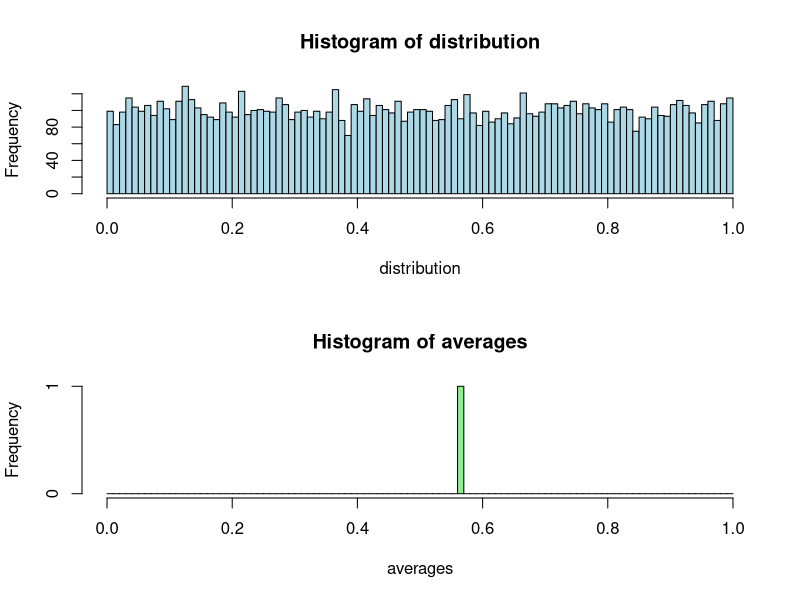
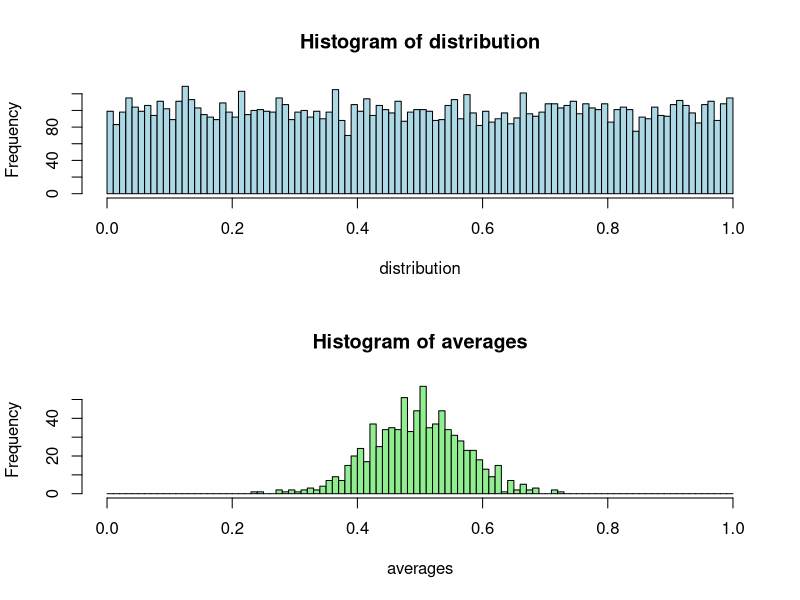
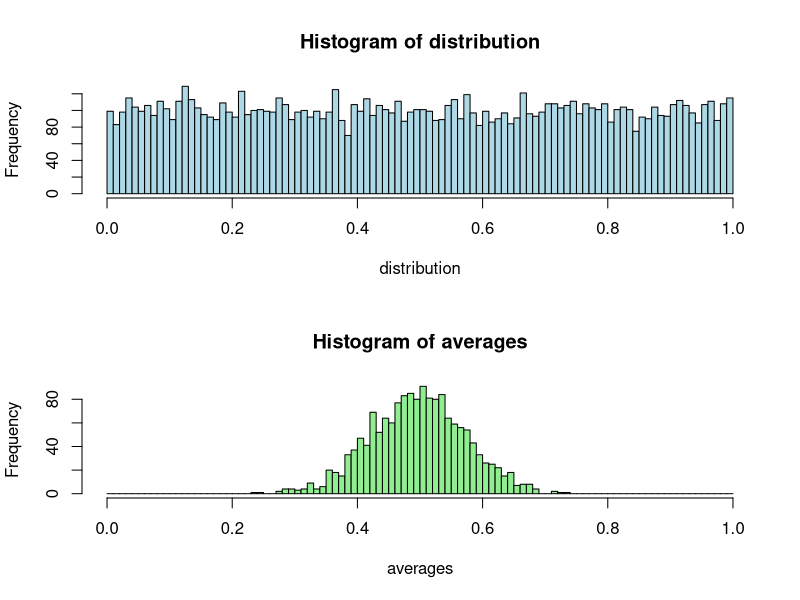
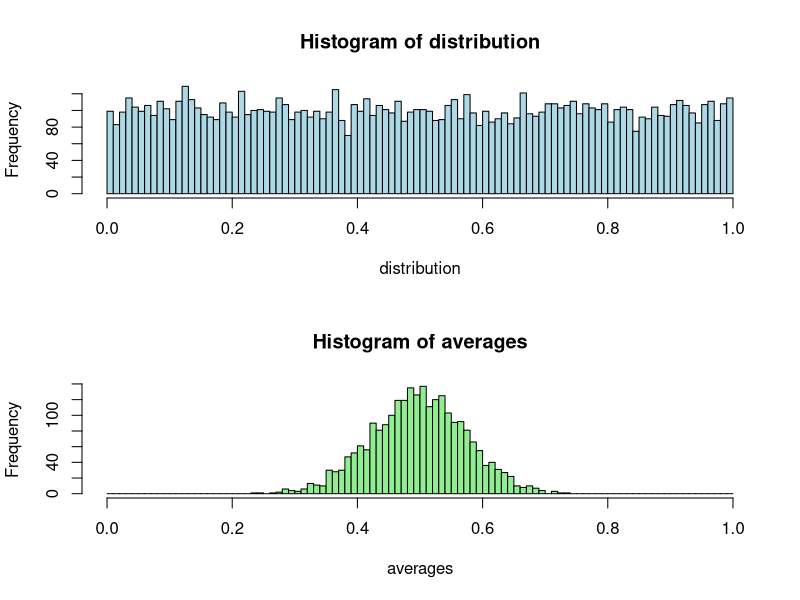
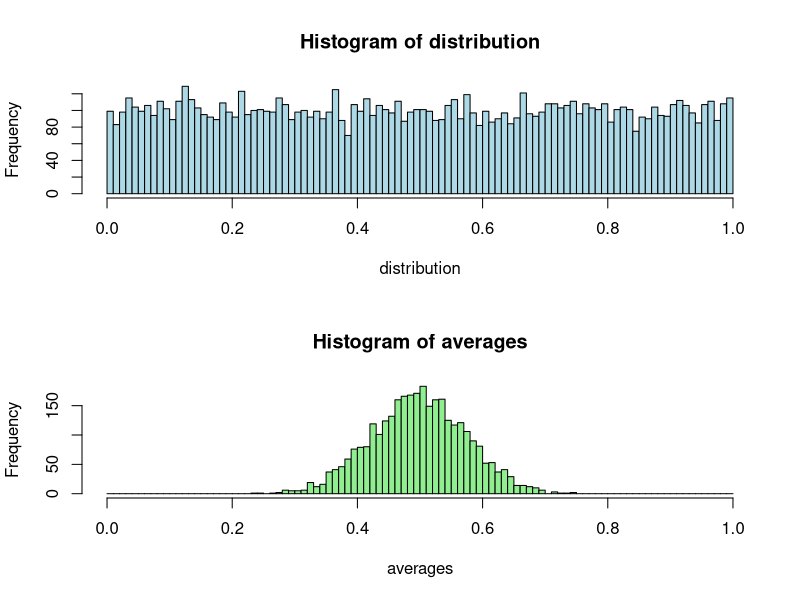
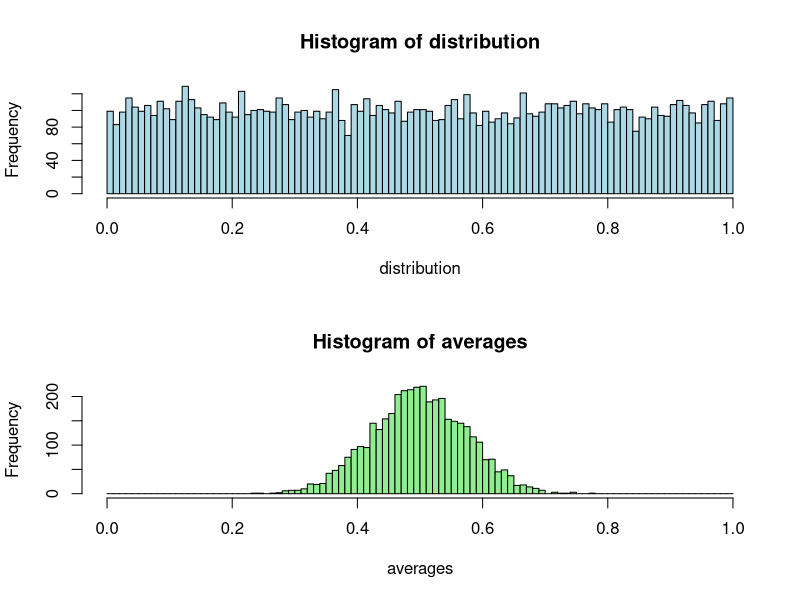
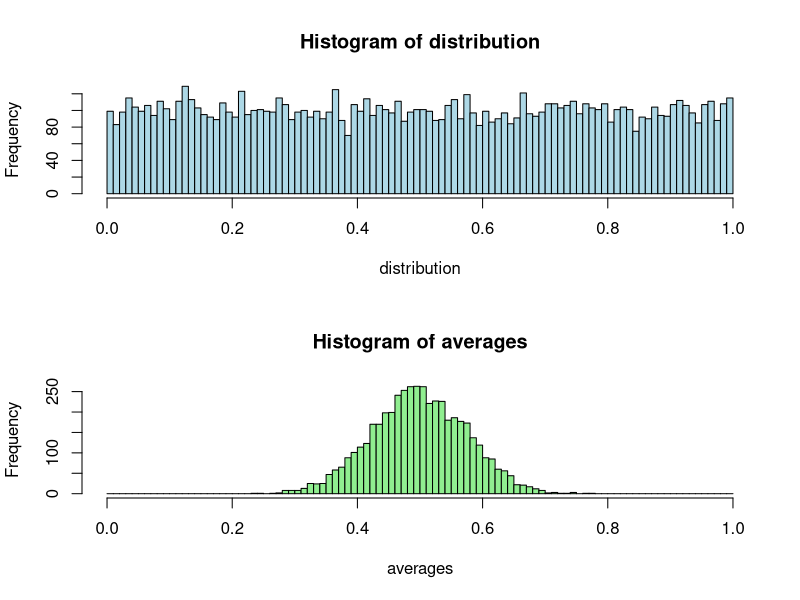
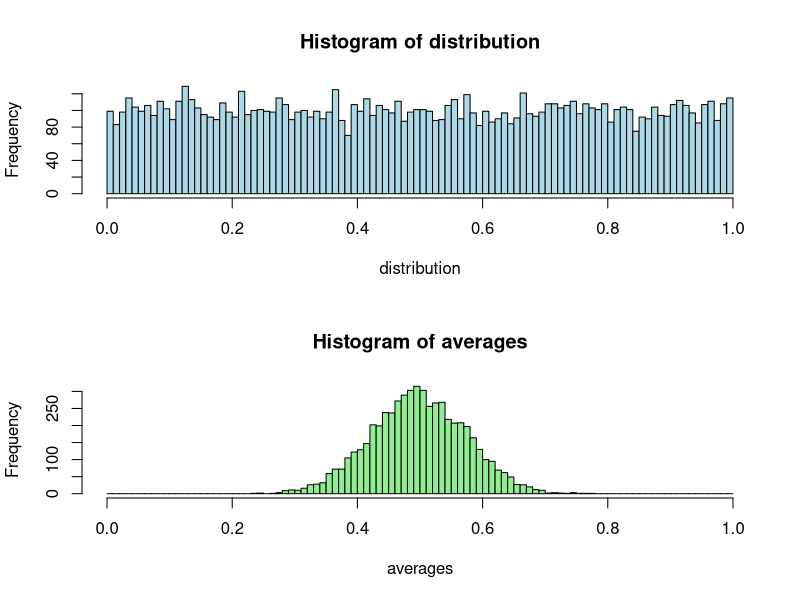

Here is the R script that generated these plots, in order:
# Paweł Konopka
# Symulacja - Centralne twierdzenie graniczne


# STAŁE SYMULACJI
# ---------------

# DISTRIBUTION_TYPE określa z jakiego rozkładu pochodzą nasze zmienne losowe.
# Aby skorzystać z rozkładu najłatwiej jest odkomentowywać daną linię.

DISTRIBUTION_TYPE = "uniform"       # Rozkład jednostajny ciągły
# DISTRIBUTION_TYPE = "triangle"      # Rozkład z funkcji gęstości y=ax
# DISTRIBUTION_TYPE = "triangles"     # Rozkład w kształcie trzech trójkątów
# DISTRIBUTION_TYPE = "pareto"        # 20% wartości otrzymamy na 80% 
# DISTRIBUTION_TYPE = "double-normal" # Połączenie dwóch rozkładów normalnych
# DISTRIBUTION_TYPE = "towers"        # Kilka rozkładów jednostajnych
# DISTRIBUTION_TYPE = "interference"  # Obraz interferencyjny fali światła :O


MIN_VAL = 0              # Wartości minimalne i maksymalne zmiennej losowej
MAX_VAL = 1
NUMBER_OF_DATA = 10*1000 # Liczba zmiennych pochodząca z rozkładu
ELEMENTS_IN_SAMPLE = 15  # Liczność każdej próbki, z której liczymy średnią

ITERATIONS = 8000   # Liczba iteracji - im więcej tym lepiej i dłużej
# ITERATIONS = Inf  # Ustawiając tę stałą na Inf możemy oglądać na żywo

FPS = 4  # Maksymalna liczba klatek na sekundę (tylko dla ITERATIONS = Inf)  
NUMBER_OF_BARS = 100 # Liczba słupków w wykresach
VERTICAL = TRUE # Stała boolowska określająca czy chcemy pionowy/poziomy ekran


# FUNKCJE I PROCEDURY
# -------------------

# Funkcja zwraca współrzędną punktu określonego jako część 
# dystansu pomiędzy MIN_VAL, a MAX_VAL 
percToVal = function(fraction) {
  return (MIN_VAL + fraction * (MAX_VAL - MIN_VAL))
}

# Funkcja zwraca słupki do wykresów
getLinearBreakpoints = function(barNumber, minVal, maxVal) {
  result = numeric()
  for (i in 0:barNumber)
    result = append(
      result,
      minVal + i * (maxVal - minVal) / barNumber
    )
  return (result)
}

# Funkcja tworzy rozkład "triangle"
getTriangleDistribution = function(n, minVal, maxVal) {
  result = numeric()
  for (i in 1:n) {
    point = runif(2, minVal, maxVal)
    result = append(result, max(point))
  }
  return (result)
}

# Procedura rysująca histogramy
drawHistograms = function(distribution, sample, averages, breakpoints, 
                          drawSample=TRUE) {
  hist(distribution, breakpoints, col="lightblue")
  if (drawSample)
    hist(sample, breakpoints)
  hist(averages, breakpoints, col="lightgreen")
}


# PROCEDURA MAIN
# --------------

main = function() {
  # Tworzenie wybranej dystrybucji
  distribution = switch(DISTRIBUTION_TYPE,
                        
    "uniform" = runif(NUMBER_OF_DATA, MIN_VAL, MAX_VAL),
    
    "triangle" = getTriangleDistribution(NUMBER_OF_DATA, MIN_VAL, MAX_VAL),
    
    "triangles" = c(
      getTriangleDistribution(
        NUMBER_OF_DATA * 0.3, MIN_VAL, percToVal(0.1)),
      getTriangleDistribution(
        NUMBER_OF_DATA * 0.6, percToVal(0.1), percToVal(0.7)),
      getTriangleDistribution(
        NUMBER_OF_DATA * 0.1, percToVal(0.7), MAX_VAL)
    ),
    "pareto" = c(
      runif(NUMBER_OF_DATA * 0.8, MIN_VAL, percToVal(0.2)),
      runif(NUMBER_OF_DATA * 0.2, percToVal(0.2), MAX_VAL)
    ),
    "double-normal" = c(
      rnorm(NUMBER_OF_DATA/3, percToVal(1/3), 0.07 * (MAX_VAL-MIN_VAL)),
      rnorm(NUMBER_OF_DATA * (2/3), percToVal(2/3), 0.07 * (MAX_VAL-MIN_VAL))
    ),
    "towers"= c(
      runif(NUMBER_OF_DATA * 0.3, percToVal(0.1), percToVal(0.3)),
      runif(NUMBER_OF_DATA * 0.3, percToVal(0.3), percToVal(0.4)),
      runif(NUMBER_OF_DATA * 0.1, percToVal(0.4), percToVal(0.75)),
      runif(NUMBER_OF_DATA * 0.2, percToVal(0.8), percToVal(0.9)),
      runif(NUMBER_OF_DATA * 0.1, percToVal(0.9), MAX_VAL)
    ),
    "interference"= c(
      runif(NUMBER_OF_DATA * 0.5, MIN_VAL, percToVal(0.15)),
      runif(NUMBER_OF_DATA * 0.5, percToVal(0.85), MAX_VAL)
    )
  ) 
  if (is.null(distribution))
    stop("Distribution type not found")
  
  averages = numeric()
  breakpoints = getLinearBreakpoints(NUMBER_OF_BARS, MIN_VAL, MAX_VAL)
  
  # Ustawienie jednocześnie wyświetlanych wykresów na 2 (lub 3 gdy 
  # ITERATIONS = Inf) pionowo lub poziomo zależnie od wyboru.
  numberOfPlots = (if(is.finite(ITERATIONS)) 2 else 3)
  par(mfrow = if(VERTICAL) c(numberOfPlots, 1) else c(1, numberOfPlots))
  
  progressGoal = 0
  i = 0
  while (i < ITERATIONS) {
    # Wygenerowanie próbki z danych, obliczenie średniej oraz dołożenie 
    # do listy zapisanych próbek
    sample = sample(distribution, ELEMENTS_IN_SAMPLE)
    avg = mean(sample)
    averages = append(averages, avg)

    # Dla nieskończonej symulacji rysujemy histogramy oraz wstrzymujemy 
    # wykonanie programu na moment
    if (is.infinite(ITERATIONS)) {
      drawHistograms(distribution, sample, averages, breakpoints, TRUE)
      Sys.sleep(1 / FPS)
    }
    
    # Dla skończonej symulacji co 10% wypisujemy informację o postępach 
    # i rysujemy histogramy
    else if (i >= progressGoal) {
      progressGoal = progressGoal + 0.1 * ITERATIONS
      cat(round(i / ITERATIONS * 100), "%  DONE\n")
      
      drawHistograms(distribution, sample, averages, breakpoints, FALSE)
    }
    
    i = i+1
  }
  
  cat("FINISHED!\n")
  drawHistograms(distribution, sample, averages, breakpoints, !is.finite(ITERATIONS))
}


main()
